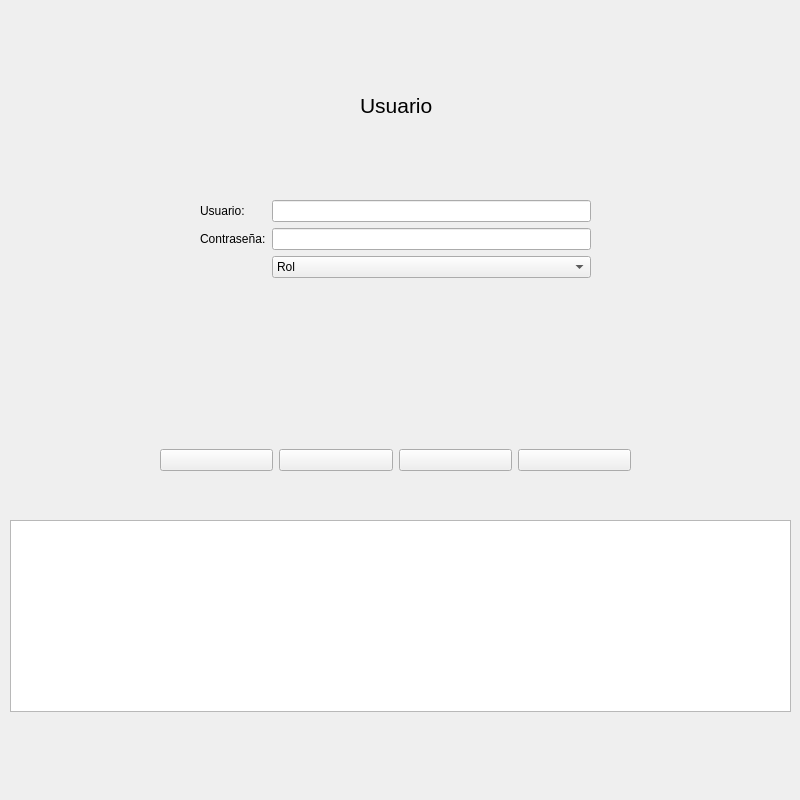
<?xml version="1.0" encoding="UTF-8"?>
<ui version="4.0">
 <class>Usuario</class>
 <widget class="QWidget" name="Usuario">
  <property name="geometry">
   <rect>
    <x>0</x>
    <y>0</y>
    <width>800</width>
    <height>800</height>
   </rect>
  </property>
  <property name="minimumSize">
   <size>
    <width>800</width>
    <height>800</height>
   </size>
  </property>
  <property name="windowTitle">
   <string>Usuario</string>
  </property>
  <property name="windowIcon">
   <iconset>
    <normaloff>recursos/trespatitos.jpg</normaloff>recursos/trespatitos.jpg</iconset>
  </property>
  <widget class="QWidget" name="formLayoutWidget">
   <property name="geometry">
    <rect>
     <x>200</x>
     <y>200</y>
     <width>391</width>
     <height>221</height>
    </rect>
   </property>
   <layout class="QFormLayout" name="formLayout">
    <item row="0" column="0">
     <widget class="QLabel" name="lblUsuario">
      <property name="text">
       <string>Usuario:</string>
      </property>
     </widget>
    </item>
    <item row="0" column="1">
     <widget class="QLineEdit" name="txtUsuario"/>
    </item>
    <item row="1" column="0">
     <widget class="QLabel" name="lblContrasenia">
      <property name="text">
       <string>Contraseña:</string>
      </property>
     </widget>
    </item>
    <item row="1" column="1">
     <widget class="QLineEdit" name="txtContrasenia"/>
    </item>
    <item row="2" column="1">
     <widget class="QComboBox" name="comboBox">
      <item>
       <property name="text">
        <string>Rol</string>
       </property>
      </item>
      <item>
       <property name="text">
        <string>Administrador</string>
       </property>
      </item>
      <item>
       <property name="text">
        <string>Empleado</string>
       </property>
      </item>
     </widget>
    </item>
   </layout>
  </widget>
  <widget class="QLabel" name="lblTitulo">
   <property name="geometry">
    <rect>
     <x>360</x>
     <y>70</y>
     <width>121</width>
     <height>71</height>
    </rect>
   </property>
   <property name="font">
    <font>
     <pointsize>16</pointsize>
    </font>
   </property>
   <property name="text">
    <string>Usuario</string>
   </property>
  </widget>
  <widget class="QWidget" name="horizontalLayoutWidget">
   <property name="geometry">
    <rect>
     <x>160</x>
     <y>420</y>
     <width>471</width>
     <height>80</height>
    </rect>
   </property>
   <layout class="QHBoxLayout" name="horizontalLayout">
    <item>
     <widget class="QPushButton" name="btnGuardar">
      <property name="text">
       <string/>
      </property>
      <property name="icon">
       <iconset>
        <normaloff>recursos/save.jpeg</normaloff>recursos/save.jpeg</iconset>
      </property>
     </widget>
    </item>
    <item>
     <widget class="QPushButton" name="btnModificar">
      <property name="text">
       <string/>
      </property>
      <property name="icon">
       <iconset>
        <normaloff>recursos/editar.jpg</normaloff>recursos/editar.jpg</iconset>
      </property>
     </widget>
    </item>
    <item>
     <widget class="QPushButton" name="btnEliminar">
      <property name="text">
       <string/>
      </property>
      <property name="icon">
       <iconset>
        <normaloff>recursos/delete.webp</normaloff>recursos/delete.webp</iconset>
      </property>
     </widget>
    </item>
    <item>
     <widget class="QPushButton" name="btnCancelar">
      <property name="text">
       <string/>
      </property>
      <property name="icon">
       <iconset>
        <normaloff>recursos/salir.jpg</normaloff>recursos/salir.jpg</iconset>
      </property>
     </widget>
    </item>
   </layout>
  </widget>
  <widget class="QLabel" name="lblImagen">
   <property name="geometry">
    <rect>
     <x>620</x>
     <y>70</y>
     <width>141</width>
     <height>131</height>
    </rect>
   </property>
   <property name="text">
    <string/>
   </property>
   <property name="pixmap">
    <pixmap>recursos/avatar.jpeg</pixmap>
   </property>
   <property name="scaledContents">
    <bool>true</bool>
   </property>
  </widget>
  <widget class="QTableWidget" name="tableWidget">
   <property name="geometry">
    <rect>
     <x>10</x>
     <y>520</y>
     <width>781</width>
     <height>192</height>
    </rect>
   </property>
  </widget>
 </widget>
 <resources/>
 <connections/>
</ui>
